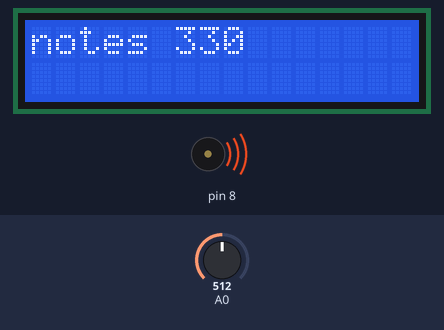
This sketch was run on a simulated Arduino Uno, built with avr-gcc and run on an emulated ATmega328P. Parts: 16×2 character LCD, buzzer (waves = sounding). The inputs (shaded band) are chosen by the test bench; at power-on: A0 = 512. What the sketch prints to the serial monitor is not drawn.

Above: at 1.2 s.
1.3 s: A0 set to 494
At 2.4 s:
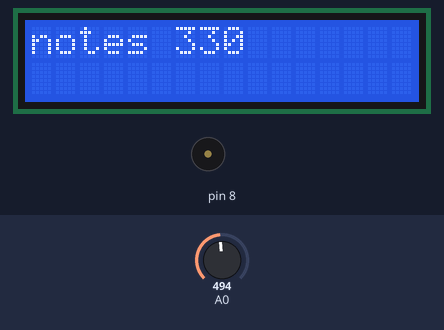
2.8 s: A0 set to 1000
At 3.8 s:
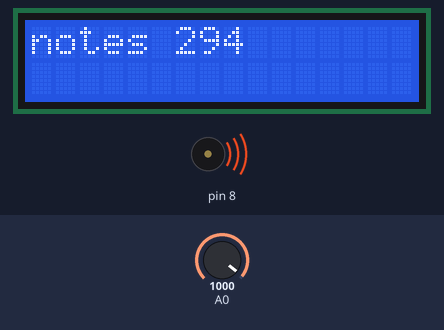
4.3 s: A0 set to 1023
At 4.8 s:
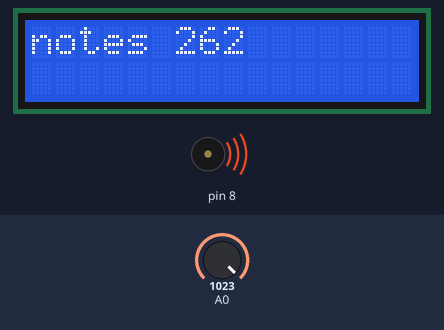
Timing chart, 0 to 7.3 s (numbered marks = the images above; inputs shaded):
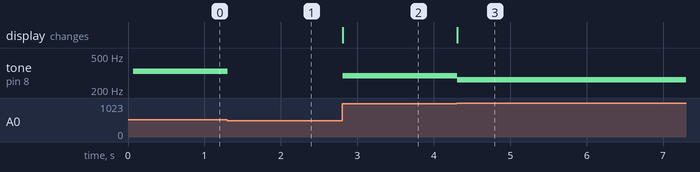

Measured:
- the behaviour switches between 505 and 504 on A0 (found by bisection; images 0 and 1)
- after the input at 1.3 s, tone on pin 8: 330 Hz → silent at once
- after the input at 2.8 s, tone on pin 8: silent → 294 Hz at once; the display: changes at once (image 2)
- after the input at 4.3 s, tone on pin 8: 294 Hz → 262 Hz at once; the display: changes at once (image 3)

The sketch:

07_keyboard.ino
```cpp
#include <Wire.h>
#include <LiquidCrystal_I2C.h>
LiquidCrystal_I2C lcd(0x27, 16, 2);

int notes[] = {262,294,330,349};

void setup() {
    Serial.begin(9600);
    lcd.init();
    lcd.print("notes ");
    lcd.backlight();
}

void loop() {
    int keyVal = analogRead(A0);
    Serial.println(keyVal);
    lcd.setCursor(6, 0);

    if (keyVal == 1023){
        tone(8, notes[0]);
        lcd.print(notes[0]);
    } else if (keyVal >= 990 && keyVal <= 1010){
        tone(8, notes[1]);
        lcd.print(notes[1]);
    } else if (keyVal >= 505 && keyVal <= 515){
        tone(8, notes[2]);
        lcd.print(notes[2]);
    } else if (keyVal >= 5 && keyVal <= 10){
        tone(8, notes[3]);
        lcd.print(notes[3]);
    } else{
        noTone(8);
    }
}
```

Alignment_area.cpp
```cpp
// Format Document: Shift + Alt + f
// Paste below:
```
